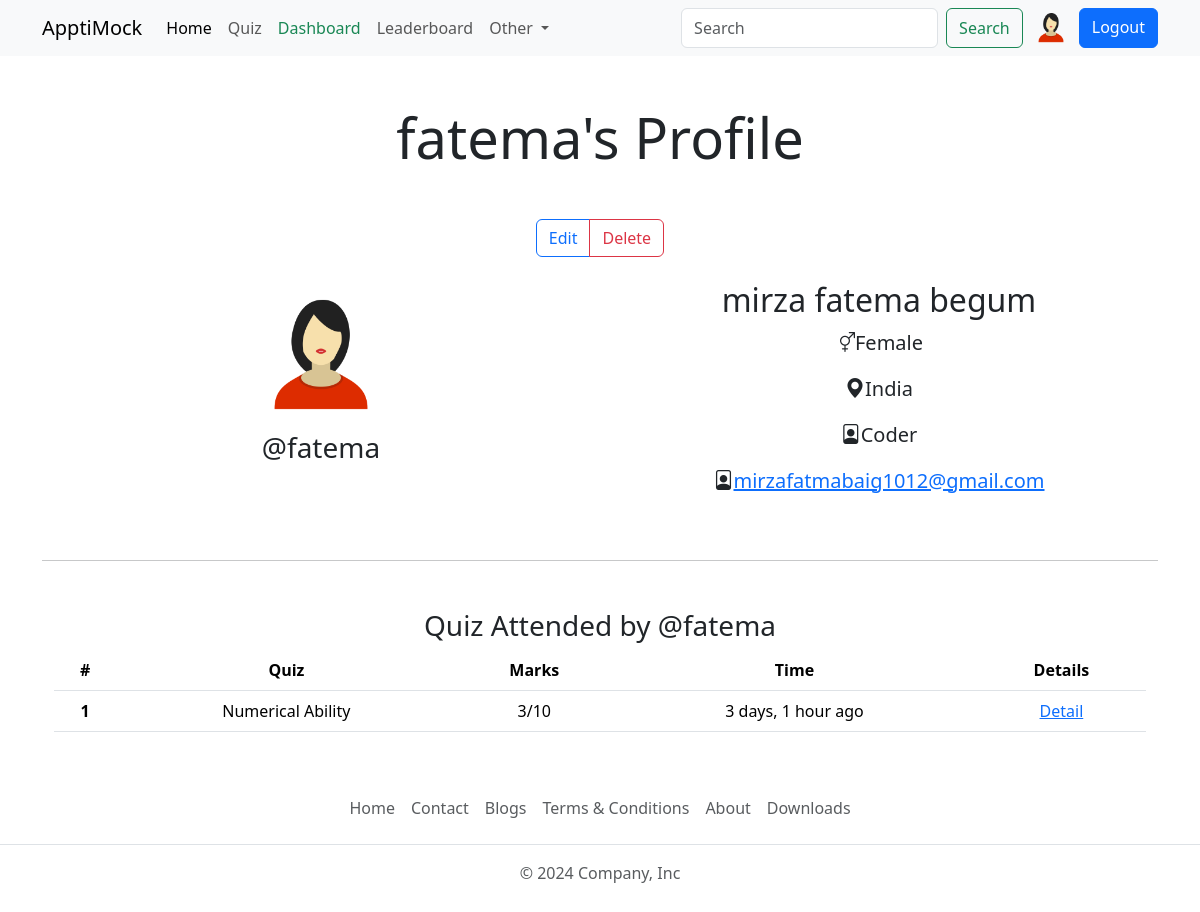
The page /user/profile/fatema (signed in) on the database its author committed.
### Account/models.py (models this page shows, shortened)
class Profile(models.Model):
    user=models.OneToOneField(User,on_delete=models.CASCADE,null=True,verbose_name='User Object')  #verbose_name
    bio=models.TextField(blank=True,null=True) #
    profile_image=models.ImageField(upload_to="profile_images",default="user.png",blank=True,null=True,verbose_name='profile pic')
    location=models.CharField(max_length=100,blank=True,null=True)
    GENDER=(
        ("Male","Male"),
        ("Female","Female"),
        ("Other","Other"),
    )
    gender=models.CharField(max_length=6,choices=GENDER,blank=True,null=True)

### quiz1/models.py (models this page shows, shortened)
class QuizSubmission(models.Model):
    user = models.ForeignKey(User, on_delete=models.CASCADE)
    quiz= models.ForeignKey(Quiz1,on_delete=models.CASCADE)
    score = models.IntegerField()
    submitted_at=models.DateTimeField(auto_now_add=True)

class Quiz1(models.Model):
    title1=models.CharField(max_length=255)
    description1=models.TextField()
    category1=models.ForeignKey(Category1,on_delete=models.CASCADE)
    quiz_fiel1=models.FileField(upload_to='quiz1/')
    created_at1=models.DateTimeField(auto_now_add=True)
    updated_at1=models.DateTimeField(auto_now=True)
    class Meta:
        verbose_name_plural='Quizes'

class Question(models.Model):
    quiz=models.ForeignKey(Quiz1,on_delete=models.CASCADE)
    text=models.TextField()

### Account/views.py (the view)
# urls.py: path('profile/<str:username>',views.profile,name='profile'),
@login_required(login_url='login')  #first login than go to profile page
def profile(request,username):
    user_object2=User.objects.get(username=username)
    user_profile2=Profile.objects.get(user=user_object2)
    user_object=User.objects.get(username=request.user)
    user_profile=Profile.objects.get(user=user_object)
    submissions=QuizSubmission.objects.filter(user=user_object2)
    context={"user_profile":user_profile,"user_profile2":user_profile2,"submissions":submissions}
    return render(request,'profile.html',context)

### templates/profile.html (shortened to what this page needs)
{% extends 'index.html' %}
{% block content %}
<h1 class="display-4 text-center my-5">{{user_profile2.user.username}}'s Profile</h1>
<div class="container text-center">
    {% if request.user.username == user_profile2.user.username %}
    <div class="btn-group" role="group" aria-label="Basic mixed styles example">
        <a  href="{% url 'edit_profile' %}" type="button" class="btn btn-outline-primary">Edit</a>
        <a type="button" href="{% url 'delete_profile' %}" class="btn btn-outline-danger">Delete</a>
    </div>
    {% endif %}
    <div class="container text-center my-4">
        <div class="row row-cols-sm-1 row-cols-md-2">
            <div class="col-12">
                <img src="{{user_profile2.profile_image.url}}" alt="user-profile" class="rounded-circle" width="150"
                    height="150">
                <h2 class="fs-3">@{{user_profile2.user.username}}</h2>
            </div>
            <div class="col-12">
                <h2>{{user_profile2.user.first_name|default:'full name not available'}} {{user_profile2.user.last_name}}
                </h2>
                <p class="fs-5"><i class="bi bi-gender-ambiguous"></i>{{user_profile2.gender|default:'gender not available'}}</p>
                <p class="fs-5"><i class="bi bi-geo-alt-fill"></i>{{user_profile2.location|default:'location not available'}}</p>
                <p class="fs-5"><i class="bi bi-file-person"></i>{{user_profile2.bio|default:'bio not available'}}</p>
                {% if request.user.is_superuser %}
                <p class="fs-5"><i class="bi bi-file-person"></i><a href="mailto:{{user_profile2.user.email}}">{{user_profile2.user.email|default:'email not available'}}</a></p>
                {% endif %}
            </div>
        </div>
    </div>
    <hr class="my-5">
    <div class="container">
        <div class="row row-cols-sm-1 row-cols-md-1 row-cols-lg-1">
            <div class="col-12">
                <h3>Quiz Attended by @{{user_profile2.user.username}}</h3>
                <table class="table">
                    <thead>
                        <tr>
                            <th scope="col">#</th>
                            <th scope="col">Quiz</th>
                            <th scope="col">Marks</th>
                            <th scope="col">Time</th>
                            <th scope="col">Details</th>
                        </tr>
                    </thead>
                    <tbody>
                        {% for submission in submissions %}
                        <tr>
                            <th scope="row">{{forloop.counter}}</th>
                            <td title="{{submission.quiz.title1}}">{{submission.quiz.title1|truncatewords:8}}</td>
                            <td>{{submission.score}}/{{submission.quiz.question_set.all|length}}</td>
                            <td>{{submission.submitted_at|timesince}} ago</td>
                            <td>
                                <a href="{% url 'quiz_result' submission.id %}">Detail</a>
                            </td>
                        </tr>
                        {% endfor %}
                    </tbody>
                </table>
            </div>
        </div>
    </div>
</div>
{% endblock content %}

### templates/index.html (shortened to what this page needs)
{% load static %}
<!DOCTYPE html>
<html lang="en">
<head>
    <link href="https://cdn.jsdelivr.net/npm/bootstrap@5.3.3/dist/css/bootstrap.min.css" rel="stylesheet"
>
    <link rel="stylesheet" href="{% static 'css/style.css' %}">
    <link rel="stylesheet"
        href="https://cdnjs.cloudflare.com/ajax/libs/bootstrap-icons/1.11.3/font/bootstrap-icons.min.css"
 />
</head>
<body>
    {% include "components/navbar.html" %}
    {% block content %}
    {% endblock content%}
    {% include "components/footer.html" %}
</body>
</html>

### templates/components/navbar.html (shortened to what this page needs)
<nav class="navbar navbar-expand-lg bg-body-tertiary display-none d-lg-block">
    <div class="container">
        <a class="navbar-brand" href="{% url 'home' %}">ApptiMock</a>
        <div class="collapse navbar-collapse" id="navbarSupportedContent">
            <ul class="navbar-nav me-auto mb-2 mb-lg-0">
                <li class="nav-item">
                    <a class="nav-link active" aria-current="page" href="{% url 'home' %}">Home</a>
                </li>
                <li class="nav-item">
                    <a class="nav-link" href="{% url 'all_quiz' %}">Quiz</a>
                </li>
                {% if request.user.is_superuser %}
                <li class="nav-item">
                    <a class="nav-link text-success" href="{% url 'dashboard' %}">Dashboard</a>
                </li>
                {% endif %}
                <li class="nav-item">
                    <a class="nav-link" href="{% url 'leaderboard' %}">Leaderboard</a>
                </li>
                <li class="nav-item dropdown">
                    <a class="nav-link dropdown-toggle" href="#" role="button" data-bs-toggle="dropdown"
                        aria-expanded="false">
                        Other
                    </a>
                </li>
            </ul>
            <form class="d-flex" role="search" action="{% url 'search_users' %}">
                <input class="form-control me-2" type="search" name="q" placeholder="Search" aria-label="Search">
                <button class="btn btn-outline-success" type="submit">Search</button>
                {% if request.user.is_authenticated %}
                <a href="{% url 'profile' request.user.username %}" data-bs-toggle="tooltip" data-bs-placement="bottom" data-bs-title="@{{request.user.username}}" class="mx-2">
                    <img src="{{user_profile.profile_image.url}}" alt="profile image" class="rounded-circle" width="40"
                        height="40">
                </a>
                <a href="{% url 'logout'%}" class="btn btn-primary">Logout</a>
                {% else %}
                <a href="{% url 'login'%}" class="btn btn-primary ms-2">Login</a>
                {% endif %}
            </form>
        </div>
    </div>
</nav>

### templates/components/footer.html
<footer class="py-3 my-4">
    <ul class="nav justify-content-center border-bottom pb-3 mb-3">
        <li class="nav-item"><a href="{% url 'home' %}" class="nav-link px-2 text-body-secondary">Home</a></li>
        <li class="nav-item"><a href="{% url 'contact' %}" class="nav-link px-2 text-body-secondary">Contact</a></li>
        <li class="nav-item"><a href="{% url 'blogs' %}" class="nav-link px-2 text-body-secondary">Blogs</a></li>
        <li class="nav-item"><a href="{% url 'terms_conditions' %}" class="nav-link px-2 text-body-secondary">Terms & Conditions</a></li>
        <li class="nav-item"><a href="{% url 'about' %}" class="nav-link px-2 text-body-secondary">About</a></li>
        <li class="nav-item"><a href="{% url 'downloads' %}" class="nav-link px-2 text-body-secondary">Downloads</a></li>
    </ul>
    <p class="text-center text-body-secondary">© 2024 Company, Inc</p>
</footer>

### static/css/style.css (style rules this page uses)
* { font-family: Arial, Helvetica, sans-serif Important; }

### rows shown on the page
Profile: profile_image (picture), user.username "fatema", user.first_name "mirza fatema", user.last_name "begum", gender "Female", location "India", bio "Coder", user.email "mirzafatmabaig1012@gmail.com"
QuizSubmission: quiz.title1 "Numerical Ability", score "3", quiz.question_set.all|length "10", submitted_at "3 days, 1 hour"
